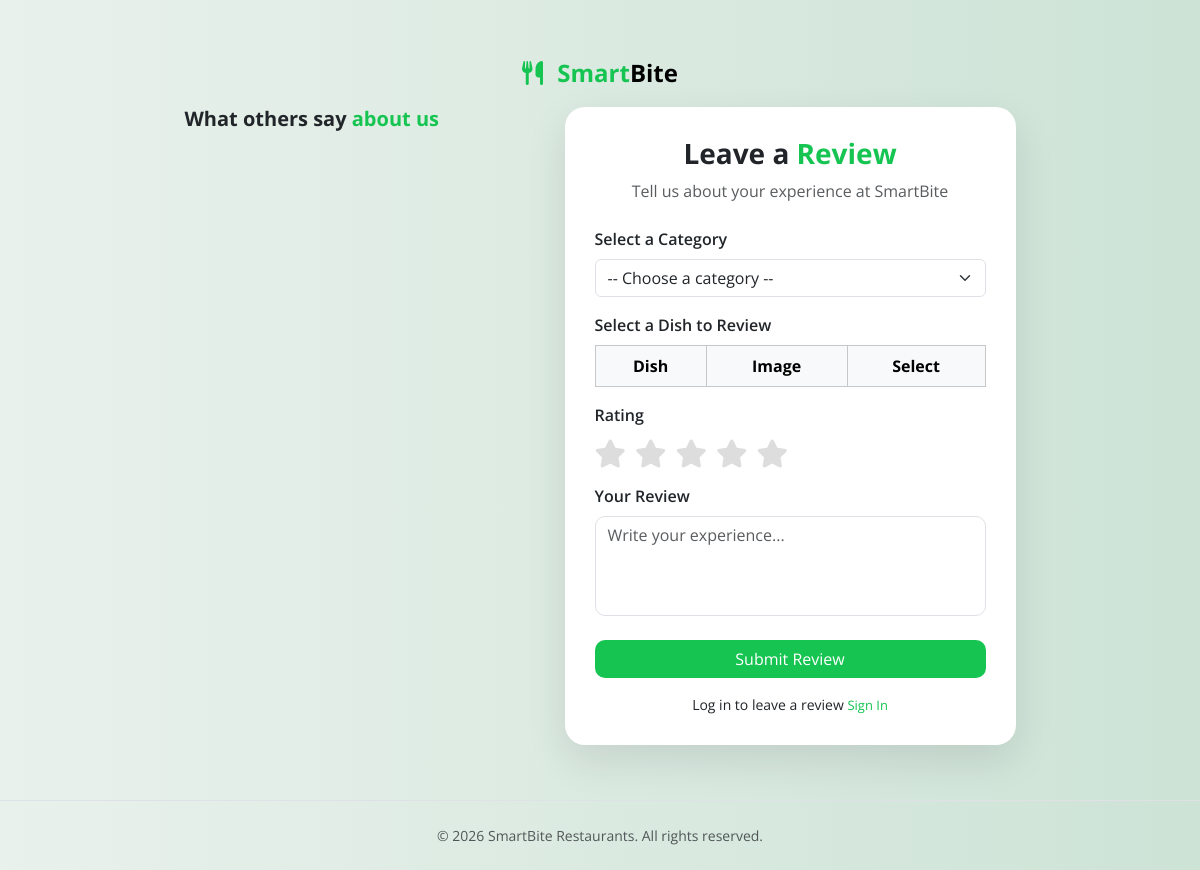
Before: /Frontend/review.php with the older database file.
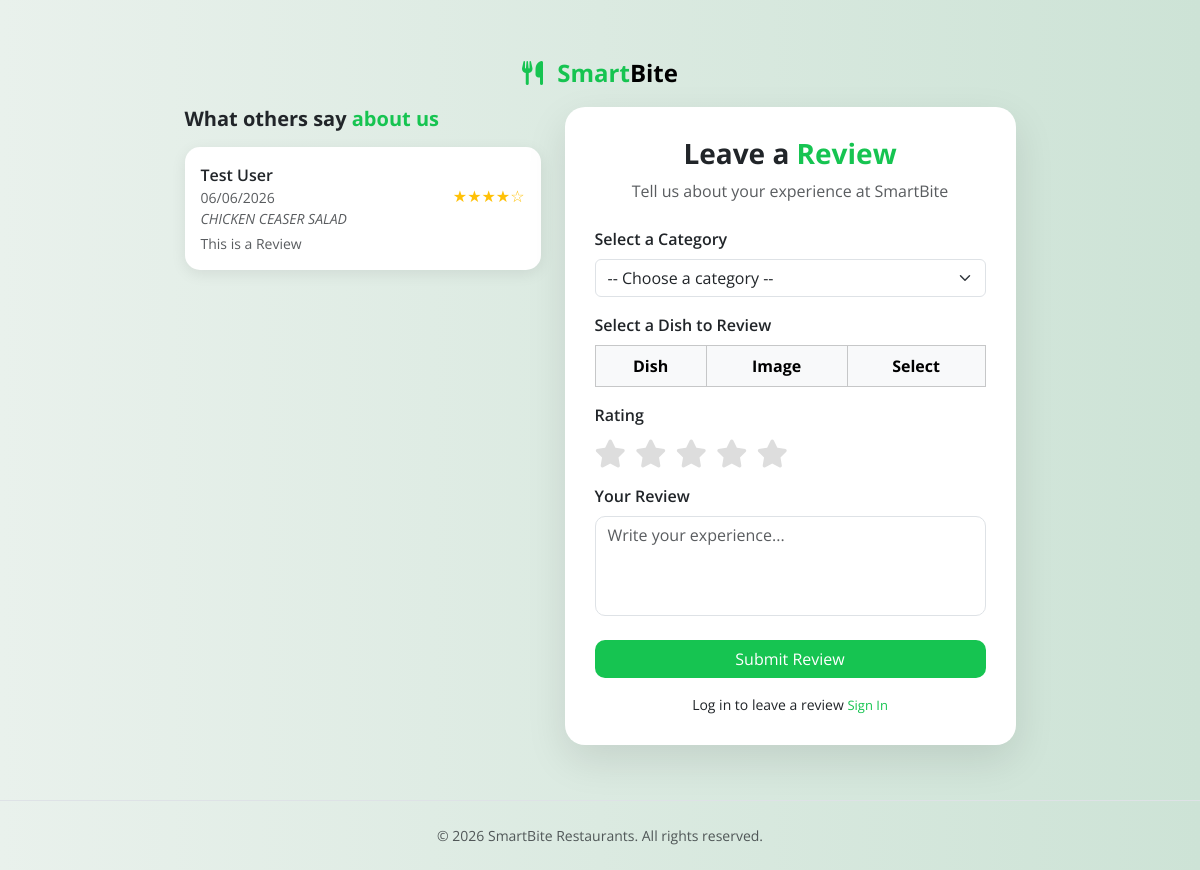
After: the same page with the newer database file.
### tables this page shows
CREATE TABLE `reviews` (
  `IdReviews` int(11) NOT NULL,
  `UserRating` smallint(6) NOT NULL CHECK (`UserRating` between 1 and 5),
  `RatingDescription` varchar(255) DEFAULT NULL,
  `created_at` datetime DEFAULT current_timestamp(),
  `IdUser` int(11) NOT NULL,
  `IdMenu` int(11) NOT NULL
);

CREATE TABLE `users` (
  `IdUser` int(11) NOT NULL,
  `UserName` varchar(50) NOT NULL,
  `UserEmail` varchar(255) NOT NULL,
  `IdGoogle` varchar(255) DEFAULT NULL,
  `UserPassword` varchar(255) DEFAULT NULL,
  `UserToken` varchar(255) DEFAULT NULL,
  `UserAvatar` varchar(255) DEFAULT NULL,
  `UserRole` varchar(50) NOT NULL,
  `created_at` datetime DEFAULT current_timestamp(),
  `reset_token` varchar(64) DEFAULT NULL,
  `reset_expires` datetime DEFAULT NULL
);

CREATE TABLE `menu` (
  `IdMenu` int(11) NOT NULL,
  `ItemName` varchar(255) NOT NULL,
  `ItemDescription` varchar(255) NOT NULL,
  `ItemIngredients` varchar(255) DEFAULT NULL,
  `ItemPrice` decimal(7,2) NOT NULL,
  `ImageURL` varchar(255) NOT NULL,
  `IdCategory` int(11) DEFAULT NULL
);

### Backend/api/review/get_reviews.php (the view)
<?php
require_once __DIR__ . '/../../config/connection.php';
$query = "SELECT r.UserRating, r.RatingDescription, r.created_at,
                 u.UserName, m.ItemName
          FROM reviews r
          JOIN users u ON r.IdUser = u.IdUser
          JOIN menu m ON r.IdMenu = m.IdMenu
          ORDER BY r.created_at DESC
          LIMIT 5";
$result = mysqli_query($conn, $query);
while ($row = mysqli_fetch_assoc($result)) {
    $name    = htmlspecialchars($row['UserName']);
    $rating  = (int) $row['UserRating'];
    $comment = htmlspecialchars($row['RatingDescription']);
    $dish    = htmlspecialchars($row['ItemName']);
    $date    = date('d/m/Y', strtotime($row['created_at']));
    $stars = str_repeat('★', $rating) . str_repeat('☆', 5 - $rating);
    echo '
    <div class="review-card">
        <div class="d-flex justify-content-between align-items-center mb-1">
            <div>
                <span class="fw-semibold">' . $name . '</span>
                <p class="text-muted small mb-0">' . $date . '</p>
                <p class="text-muted small mb-0"><em>' . $dish . '</em></p>
            </div>
            <span class="review-stars">' . $stars . '</span>
        </div>
        <p class="text-muted small mb-0">' . $comment . '</p>
    </div>';
}
?>

### Frontend/review.php (shortened to what this page needs)
<!DOCTYPE html>
<html lang="en">
<head>
  <link href="https://cdn.jsdelivr.net/npm/bootstrap@5.3.2/dist/css/bootstrap.min.css" rel="stylesheet">
  <link rel="stylesheet" href="https://cdnjs.cloudflare.com/ajax/libs/font-awesome/6.5.0/css/all.min.css">
  <link rel="stylesheet" href="css/main.css">
  <link rel="stylesheet" href="css/review.css">
</head>
<body>
<div class="container min-vh-100 d-flex flex-column justify-content-center py-4">
  <div class="d-flex justify-content-center mb-3">
    <a href="index.php" class="text-decoration-none">
      <div class="logo">
        <i class="fa-solid fa-utensils me-2 icon-green"></i>
        <span>Smart</span>Bite
      </div>
    </a>
  </div>
  <div class="row justify-content-center align-items-start g-4">
    <div class="col-12 col-lg-4 order-2 order-lg-1">
      <h5 class="fw-bold mb-3">What others say <span class="text-green">about us</span></h5>
      <?php include '../Backend/api/review/get_reviews.php'; ?>
    </div>
    <div class="col-12 col-lg-5 order-1 order-lg-2">
      <div class="card card-review">
        <h3 class="title text-center mb-2">
          Leave a <span>Review</span>
        </h3>
        <p class="text-center text-muted mb-4">
          Tell us about your experience at SmartBite
        </p>
        <form id="reviewForm" method="POST" action="../Backend/api/review/submit_review.php">
          <div class="mb-3">
            <label class="form-label fw-semibold">Select a Category</label>
            <select class="form-select" id="categorySelect">
              <option value="">-- Choose a category --</option>
            </select>
          </div>
          <div class="mb-3">
            <label class="form-label fw-semibold">Select a Dish to Review</label>
            <table class="table table-bordered align-middle text-center" id="dishTable">
              <thead class="table-light">
                <tr>
                  <th>Dish</th>
                  <th>Image</th>
                  <th>Select</th>
                </tr>
              </thead>
            </table>
          </div>
          <div class="mb-3">
            <label class="form-label fw-semibold">Rating</label>
            <div class="stars d-flex gap-1">
              <i class="fa-solid fa-star star" data-value="1"></i>
              <i class="fa-solid fa-star star" data-value="2"></i>
              <i class="fa-solid fa-star star" data-value="3"></i>
              <i class="fa-solid fa-star star" data-value="4"></i>
              <i class="fa-solid fa-star star" data-value="5"></i>
            </div>
          </div>
          <div class="mb-4">
            <label class="form-label fw-semibold">Your Review</label>
            <textarea class="form-control" id="review" name="review" rows="4"
              placeholder="Write your experience..."></textarea>
          </div>
          <button type="submit" class="btn btn-green w-100">Submit Review</button>
          <?php if (!isset($_SESSION['user_id'])): ?>
          <p class="text-center mt-3 mb-0 small">
            Log in to leave a review
            <a href="signin.html" class="signin-link">Sign In</a>
          </p>
          <?php endif; ?>
        </form>
      </div>
    </div>
  </div>
</div>
<footer class="text-center py-4 text-muted border-top small">
  © 2026 SmartBite Restaurants. All rights reserved.
</footer>
</body>
</html>

### Frontend/css/main.css (style rules this page uses)
:root { --green: #16c451; --green-dark: #12a543; --green-light: #e9faf0; --primary-color: #16c451; --primary-color-dark: #12a543; --secondary-color: #4caf50; --white-color: #fff; --background-color: linear-gradient(to right, #e9f1ec, #cde3d6); --text-color: #333; --padding: 20px; --font-family: "Open Sans", "Noto Sans", "sans-serif"; --text-muted: #777; --border-radius: 16px; --card-shadow: 0 4px 20px rgba(0, 0, 0, 0.07); }
body { font-family: var(--font-family); background: var(--background-color); }
.logo { font-size: 24px; font-weight: 700; color: #000; }
.logo span { color: var(--green); }
.icon-green { color: var(--green); }
.btn-green { background: var(--green); border: 1px solid transparent; color: white; transition: 0.3s; border-radius: 10px; }

### Frontend/css/review.css (style rules this page uses)
.card-review { border-radius:20px; box-shadow:0 15px 40px rgba(0,0,0,0.1); border:none; background:white; padding:30px; }
.title { font-weight:700; text-align:center; margin-bottom:5px; }
.title span { color:var(--green); }
.form-control { height:45px; border-radius:10px; }
textarea.form-control { height:100px; resize:none; }
.stars { font-size:28px; cursor:pointer; margin-top:5px; }
.star { color:#ddd; margin-right:5px; transition: 0.2s; }
.signin-link { color: var(--green); font-size:13px; text-decoration:none; }
.text-green { color: var(--green); }
.review-card { background: white; border-radius: 15px; box-shadow: 0 4px 15px rgba(0, 0, 0, 0.08); padding: 1rem; margin-bottom: 1rem; }
.review-stars { color: #ffc107; }

Changed rows visible on the page:
added reviews: IdUser.UserName "Test User", created_at "06/06/2026", IdMenu.ItemName "CHICKEN CEASER SALAD", UserRating "★★★★☆", RatingDescription "This is a Review"
